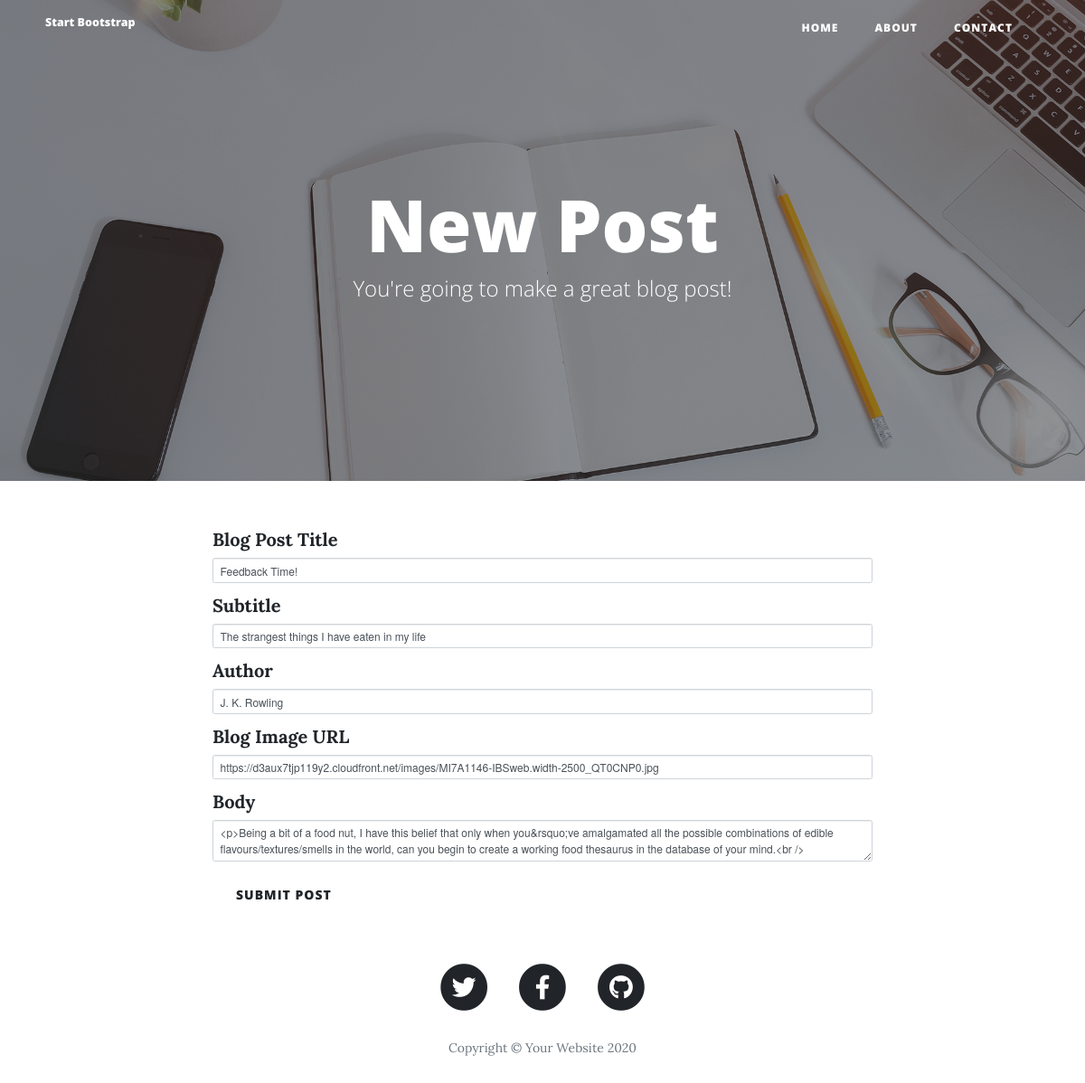
Before: /edit-post/4 with the older database file.
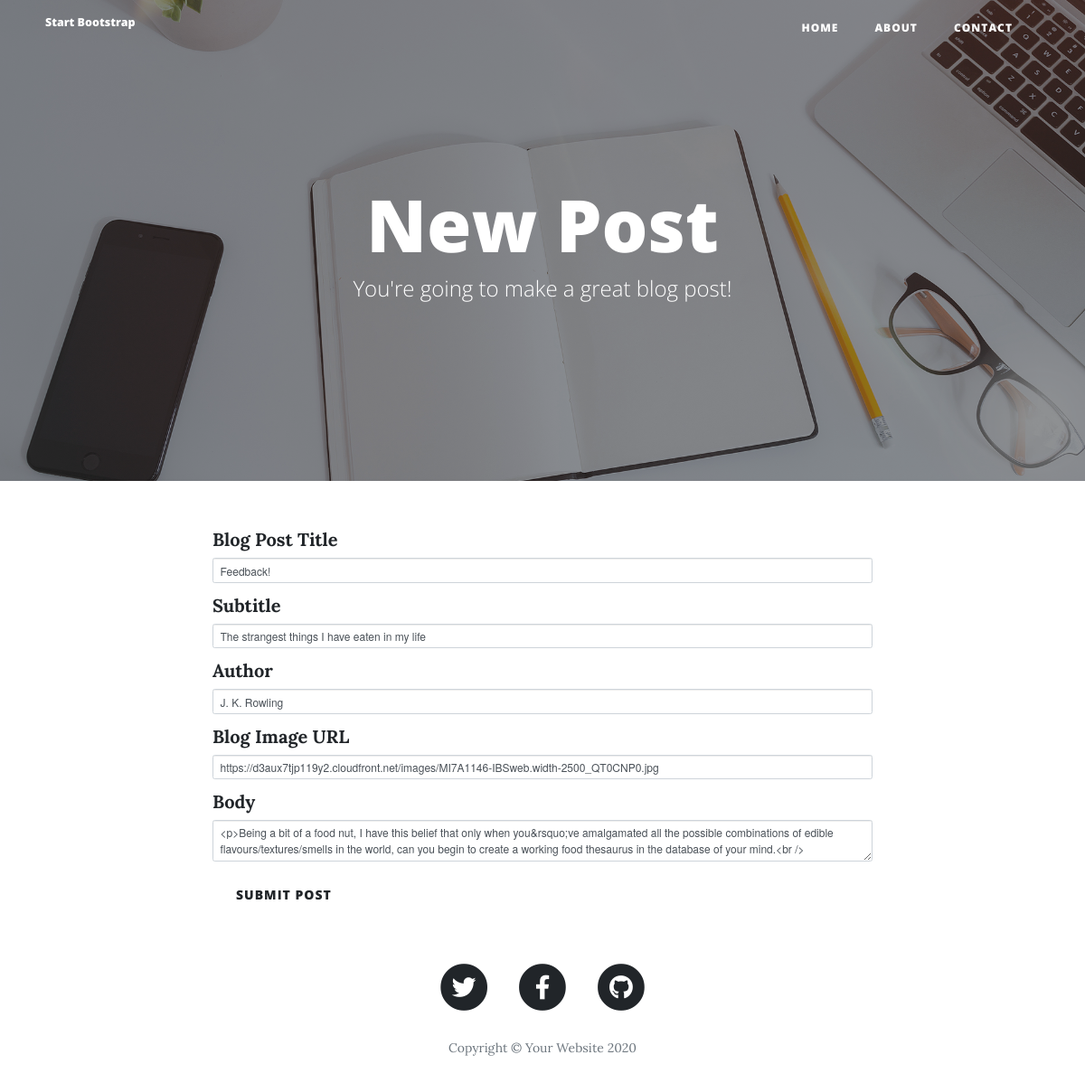
After: the same page with the newer database file.
### main.py (models this page shows, shortened)
class BlogPost(db.Model):
    id = db.Column(db.Integer, primary_key=True)
    title = db.Column(db.String(250), unique=True, nullable=False)
    subtitle = db.Column(db.String(250), nullable=False)
    date = db.Column(db.String(250), nullable=False)
    body = db.Column(db.Text, nullable=False)
    author = db.Column(db.String(250), nullable=False)
    img_url = db.Column(db.String(250), nullable=False)

### main.py (the view)
@app.route("/edit-post/<int:post_id>", methods=['GET', 'POST'])
def edit_post(post_id):
    if request.method == "GET":
        post = BlogPost.query.get(post_id)
        form = CreatePostForm()
        form.title.data = post.title
        form.subtitle.data = post.subtitle
        form.author.data = post.author
        form.img_url.data = post.img_url
        form.body.data = post.body
        return render_template("make-post.html", form=form)
    post = make_new_post(CreatePostForm(),post_id)
    db.session.commit()
    return redirect(url_for("show_post", post_id=post_id))

### main.py
class CreatePostForm(FlaskForm):
    title = StringField("Blog Post Title", validators=[DataRequired()])
    subtitle = StringField("Subtitle", validators=[DataRequired()])
    author = StringField("Author", validators=[DataRequired()])
    img_url = StringField("Blog Image URL", validators=[DataRequired(), URL()])
    body = CKEditorField("Body")
    submit = SubmitField("Submit Post")

### templates/make-post.html (shortened to what this page needs)
{% extends 'bootstrap/base.html' %}
{% import "bootstrap/wtf.html" as wtf %}
{% block content %}
{% include "header.html" %}
  <header class="masthead" style="background-image: url('{{ url_for('static', filename='img/edit-bg.jpg')}}')">
    <div class="overlay"></div>
    <div class="container">
      <div class="row">
        <div class="col-lg-8 col-md-10 mx-auto">
          <div class="page-heading">
            <h1>New Post</h1>
            <span class="subheading">You're going to make a great blog post!</span>
          </div>
        </div>
      </div>
    </div>
  </header>
  <div class="container">
    <div class="row">
      <div class="col-lg-8 col-md-10 mx-auto">
          {{ wtf.quick_form(form, novalidate=True)}}
      </div>
    </div>
  </div>
{% include "footer.html" %}
{% endblock %}

Changed rows visible on the page:
changed BlogPost "The strangest things I have eaten in my life": title "Feedback Time!" → "Feedback!"
